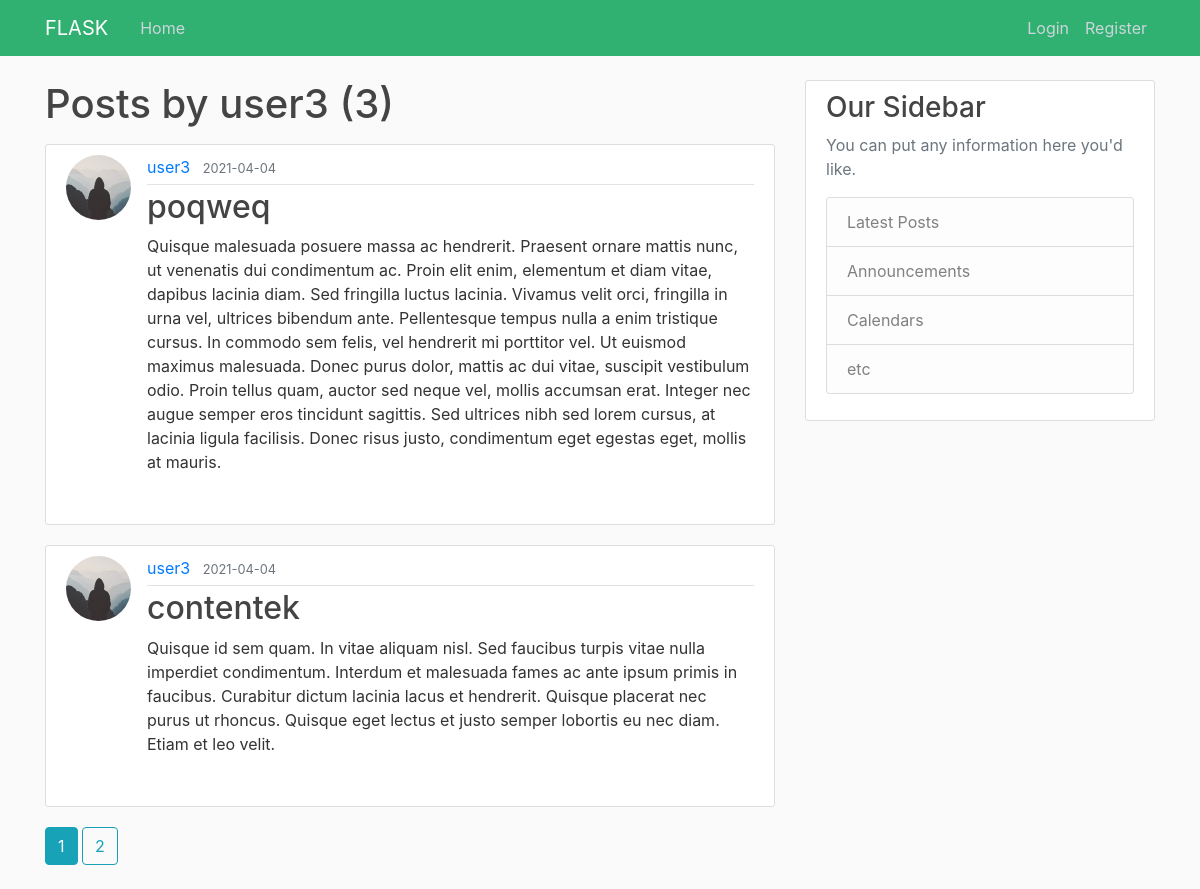
Screenshot of /user/user3 with the database file from the repository.
### web_app/models.py (models this page shows, shortened)
class User(db.Model, UserMixin):
    id = db.Column(db.Integer, primary_key=True)
    username = db.Column(db.String(20), unique=True, nullable=False)
    email = db.Column(db.String(40), unique=True, nullable=False)
    image_file = db.Column(db.String(20), nullable=False, default='default.jpg')
    password = db.Column(db.String(100), nullable=False)
    posts = db.relationship("Post", backref="author", lazy=True)

class Post(db.Model):
    id = db.Column(db.Integer, primary_key=True)
    title = db.Column(db.String(100), nullable=False)
    date_posted = db.Column(db.DateTime, nullable=False, default=datetime.utcnow)
    content = db.Column(db.Text, nullable=False)
    user_id = db.Column(db.Integer, db.ForeignKey("user.id"), nullable=False)

### web_app/routes.py (the view)
@app.route("/user/<string:username>") # dynamic url from a variable
def user_posts(username):
    page = request.args.get("page", 1, type=int) # get the first page when index loads
    user = User.query.filter_by(username=username).first_or_404() # query the User DB and get the first item
    posts = Post.query.filter_by(author=user).order_by(Post.date_posted.desc()).paginate(page=page, per_page=2) # DB QUERY, object creation and setting up pages, and ordering by latest post
    return render_template('user_posts.html', posts=posts, user=user)

### web_app/templates/user_posts.html (shortened to what this page needs)
{% extends "base.html" %}
{% block content %}
<h1 class="mb-3"> Posts by {{ user.username }} ({{ posts.total }}) </h1>
    {% for post in posts.items %}
        <article class="media content-section">
          <img class="rounded-circle article-img" src="{{ url_for('static', filename='profile_pics/' + post.author.image_file) }}">
          <div class="media-body">
            <div class="article-metadata">
              <a class="mr-2" href="{{url_for("user_posts", username=post.author.username)}}">{{ post.author.username }}</a>
              <small class="text-muted">{{ post.date_posted.strftime('%Y-%m-%d') }}</small>
            </div>
            <h2> <a class="article-title" href="{{ url_for('post', post_id=post.id) }}"> {{ post.title }} </a></h2>
            <p class="article-content">{{ post.content }}</p>
          </div>
</article>
{% endfor %}
{% for page_num in posts.iter_pages(left_edge=1, right_edge=1, left_current=1, right_current=2)  %}
  {% if page_num %}
    {% if posts.page == page_num%}
        <a class="btn btn-info media-body mb-4" href="{{ url_for("user_posts", username=user.username, page=page_num) }}"> {{ page_num}} </a>
    {% else %}
        <a class="btn btn-outline-info mb-4" href="{{ url_for("user_posts", username=user.username, page=page_num) }}"> {{ page_num}} </a>
    {% endif %}
  {% else %}
    ...
  {% endif %}
{% endfor %}
{% endblock %}

### web_app/static/main.css (style rules this page uses)
body { background: #fafafa; color: #333333; margin-top: 5rem; }
h1, h2, h3, h4, h5, h6 { color: #444444; }
.content-section { background: #ffffff; padding: 10px 20px; border: 1px solid #dddddd; border-radius: 3px; margin-bottom: 20px; }
.article-title { color: #444444; }
.article-content { white-space: pre-line; }
.article-img { height: 65px; width: 65px; margin-right: 16px; }
.article-metadata { padding-bottom: 5px; margin-bottom: 3px; border-bottom: 1px solid #e3e3e3 }

### rows the page displays
User: username "user3"
Post: image_file (placeholder picture), author.username "user3", date_posted "2021-04-04", title "poqweq", content "Quisque malesuada posuere massa ac hendrerit. Praesent ornare mattis nunc, ut venenatis dui condimentum ac. Proin elit enim, elementum et diam vitae, dapibus lacinia diam. Sed fringilla luctus lacinia. Vivamus velit orci, fringilla in urna vel, ultrices bibendum ante. Pellentesque tempus nulla a enim tristique cursus. In commodo sem felis, vel hendrerit mi porttitor vel. Ut euismod maximus malesuada. Donec purus dolor, mattis ac dui vitae, suscipit vestibulum odio. Proin tellus quam, auctor sed neque vel, mollis accumsan erat. Integer nec augue semper eros tincidunt sagittis. Sed ultrices nibh sed lorem cursus, at lacinia ligula facilisis. Donec risus justo, condimentum eget egestas eget,…"
Post: image_file (placeholder picture), author.username "user3", date_posted "2021-04-04", title "contentek", content "Quisque id sem quam. In vitae aliquam nisl. Sed faucibus turpis vitae nulla imperdiet condimentum. Interdum et malesuada fames ac ante ipsum primis in faucibus. Curabitur dictum lacinia lacus et hendrerit. Quisque placerat nec purus ut rhoncus. Quisque eget lectus et justo semper lobortis eu nec diam. Etiam et leo velit."

### other values shown
{{ posts.total }} "3"
{{ page_num }} "1"
{{ page_num }} "2"
